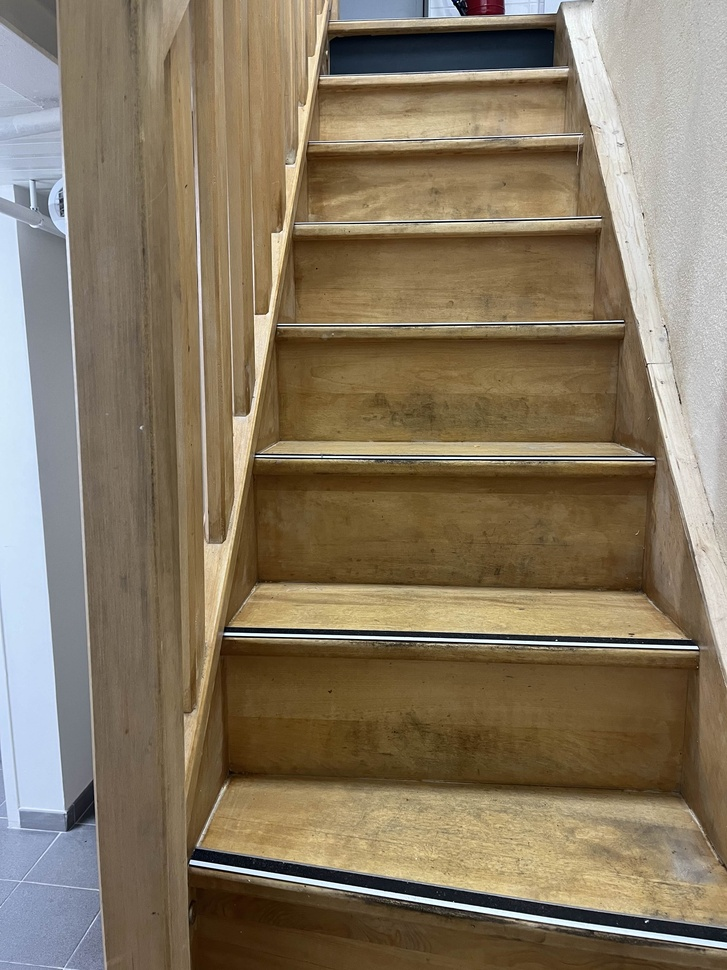
#> input picture images/5.jpg, 727 x 970 px, shrunk from 3024 x 4032 before the run, found by its file name
$ python image.py
#> lines starting #> are read from the running program, lines starting #| are printed output that depends on the picture; after the words box and inside, x2 and y2 are one past the last pixel; in counts of white or black regions, pixels touching at a corner belong together
import numpy as np
import matplotlib.image as mpim
import statistics
from matplotlib import pyplot as plt

def variance(list):

    moy = statistics.mean(list)


def k_means(img_name, k):

    img = np.array(mpim.imread(img_name)).astype(int)
    if len(img.shape) != 2:
        img = np.dot(img[...,:3], [0.2989, 0.5870, 0.1140])

    centroids = tuple((50,100))

    verif = True
    x = 0
    while x < k:

        """
                for i in range(img.shape[0]):
            for j in range(img.shape[1]):
                if abs(centroids[0] - img[i,j]) > abs(centroids[1] - img[i,j]):
                    classe2.append(img[i,j])
                else:
                    classe1.append(img[i,j])
                #print(img[i,j])
        """

        classe1_masque = abs(centroids[0] - img) < abs(centroids[1] - img)
        classe2_masque = abs(centroids[0] - img) >= abs(centroids[1] - img)

        classe1 = img[classe1_masque]
        classe2 = img[classe2_masque]

        if classe1.size > 0 and classe2.size > 0:
            nouv_centroid1 = statistics.mean(classe1)
            nouv_centroid2 = statistics.mean(classe2)

            if centroids[0] == nouv_centroid1 and centroids[1] == nouv_centroid2:
                break
            else:
                centroids = (nouv_centroid1, nouv_centroid2)

        x += 1

    return centroids

def seuillage(img_name, centroids):

    img = np.array(mpim.imread(img_name))
    if len(img.shape) != 2:
        img = np.dot(img[...,:3], [0.2989, 0.5870, 0.1140]).astype(int)

    img2 = np.zeros((img.shape[0], img.shape[1]))

    for i in range(img.shape[0]):
        for j in range(img.shape[1]):
            if abs(img[i,j] - centroids[0]) > abs(img[i,j] - centroids[1]):
                img2[i,j] = 1

    #plt.imshow(img2, interpolation='nearest')
    #plt.show()

    return img2

def supprimer_fond(img_name, k):

    #au lieu d'utiliser l'image utiliser direct np.array de l'image
    centroids = k_means(img_name, k)
#> in k_means, `img = np.dot(img[...,:3], [0.2989, 0.5870, 0.1140])`:
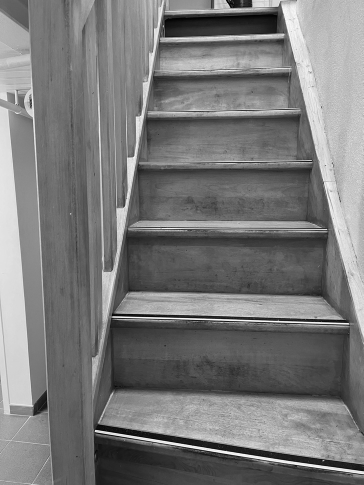
#> img: shape (970, 727) float64 (shown at 1/2 size); min 0, max 255, mean 121.8
#> the loop in k_means, `while x < k: ` made 16 passes
#> (nouv_centroid1, nouv_centroid2) on passes 1 to 8: (54.48, 136.8), (69.37, 149.4), (77.92, 160.1), (83.04, 167.7), (86.1, 172.8), (87.68, 175.6), (88.55, 177.1), (89.08, 178)
#> pass 1, in k_means, `classe1_masque = abs(centroids[0] - img) < abs(centroids[1] - img)`:
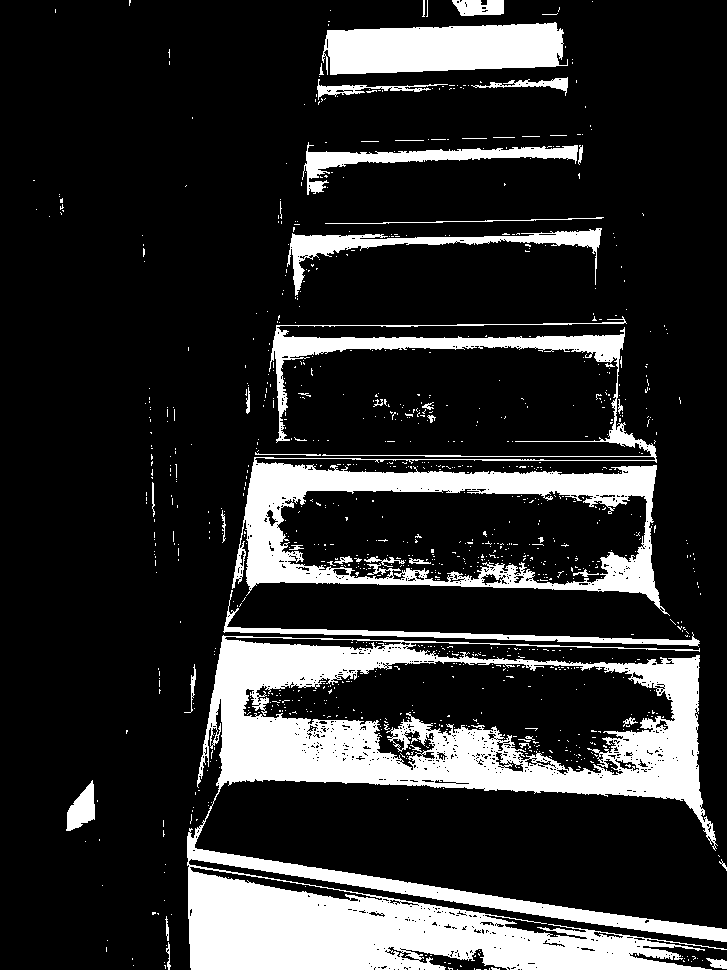
#> classe1_masque: shape (970, 727) bool; 18.3% white; 1032 white regions (990 under 20 px), largest, box (x1, y1, x2, y2) and area: (187, 635, 727, 970) 74197, (232, 316, 670, 616) 27261, (322, 22, 568, 75) 10334
#> pass 2, in k_means, `classe1_masque = abs(centroids[0] - img) < abs(centroids[1] - img)`:
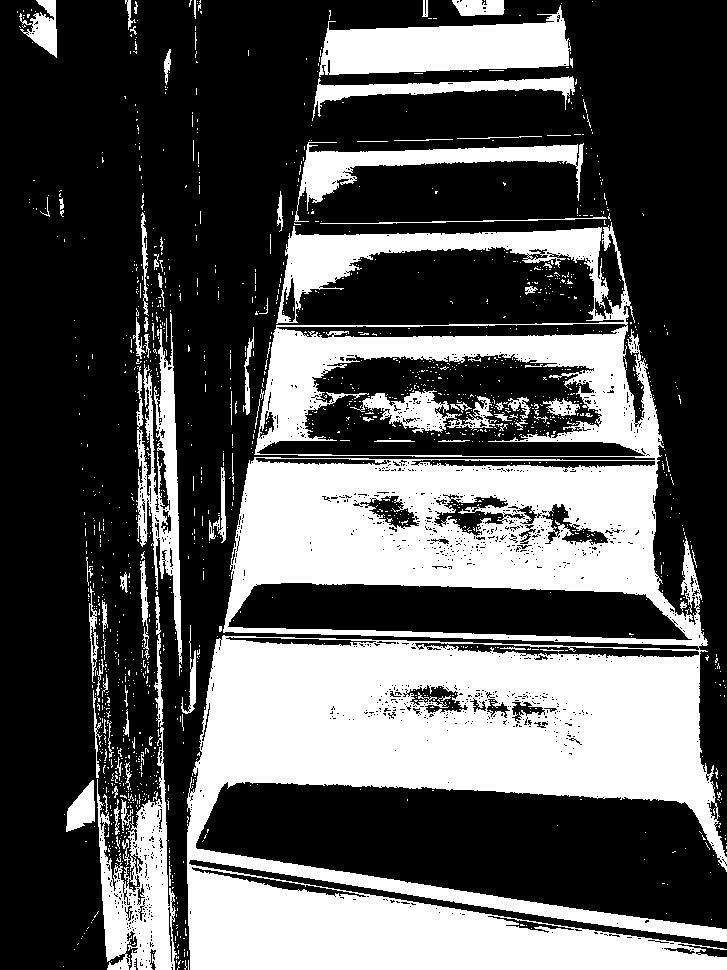
#> classe1_masque: shape (970, 727) bool; 34.5% white; 1516 white regions (1423 under 20 px), largest, box (x1, y1, x2, y2) and area: (187, 222, 727, 970) 192890, (319, 5, 571, 77) 11004, (97, 596, 177, 970) 8964
#> after the loop in k_means, `while x < k:`: x = 15
#> centroids = (89.88, 179.5)
    img_seuil = seuillage(img_name, centroids)
#> in seuillage, img is the input picture: shape (970, 727, 3); mean R, G, B 134.1, 120.2, 97.9
#> after the loop in seuillage, `for i in range(img.shape[0]):`:
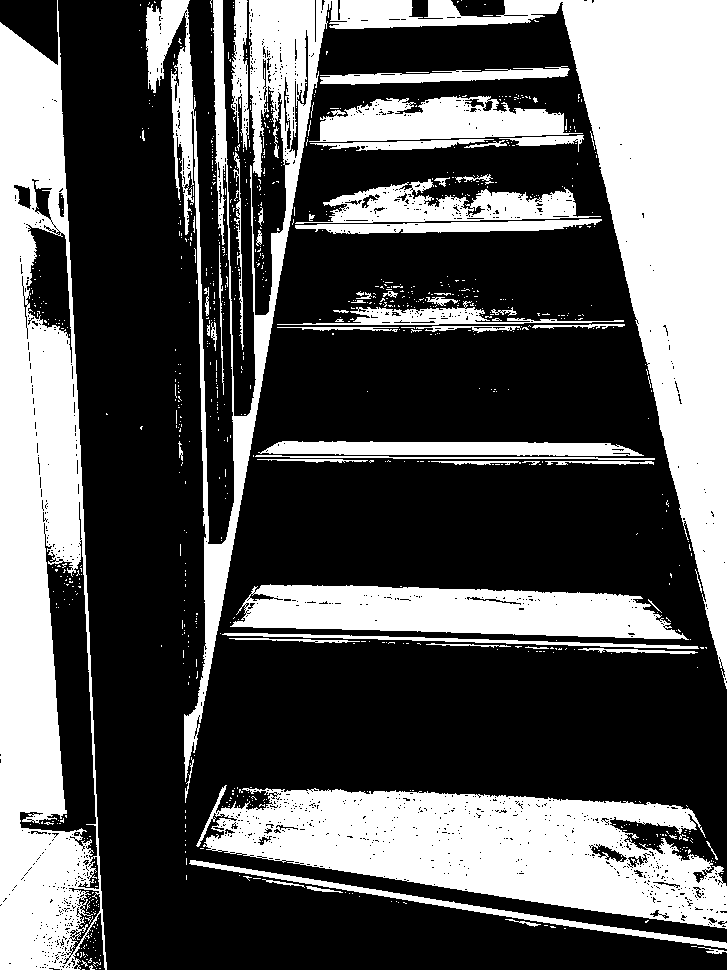
#> img2: shape (970, 727) float64; values 0 (black) and 1 (white), 35.4% white; 938 white regions (878 under 20 px), largest, box (x1, y1, x2, y2) and area: (146, 0, 727, 782) 87537, (0, 0, 107, 970) 59942, (196, 785, 727, 929) 42426

    img = np.array(mpim.imread(img_name))

    masque = img_seuil == 1
    img[masque] = 1
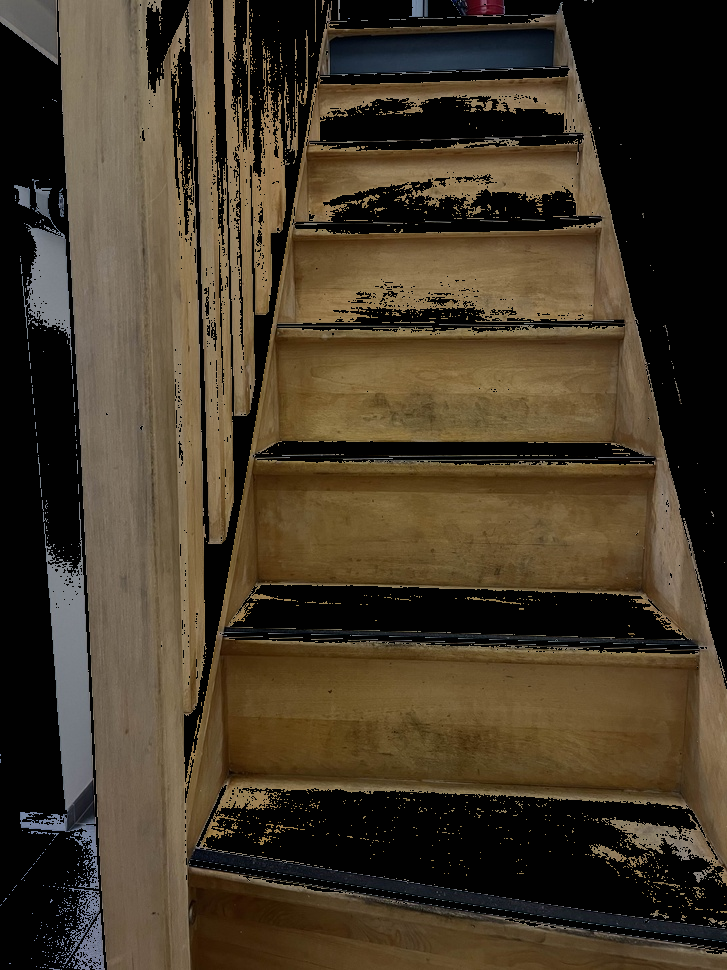
#> img: shape (970, 727, 3); mean R, G, B 68.7, 57, 40

    plt.imshow(img)
    plt.show()


#print(seuillage("4.jpg",k_means("4.jpg", 5)))
supprimer_fond('C:/Users/alger/OneDrive/Desktop/projet_image/images/5.jpg', 69)

$ run again, with images/4.jpg copied over images/5.jpg
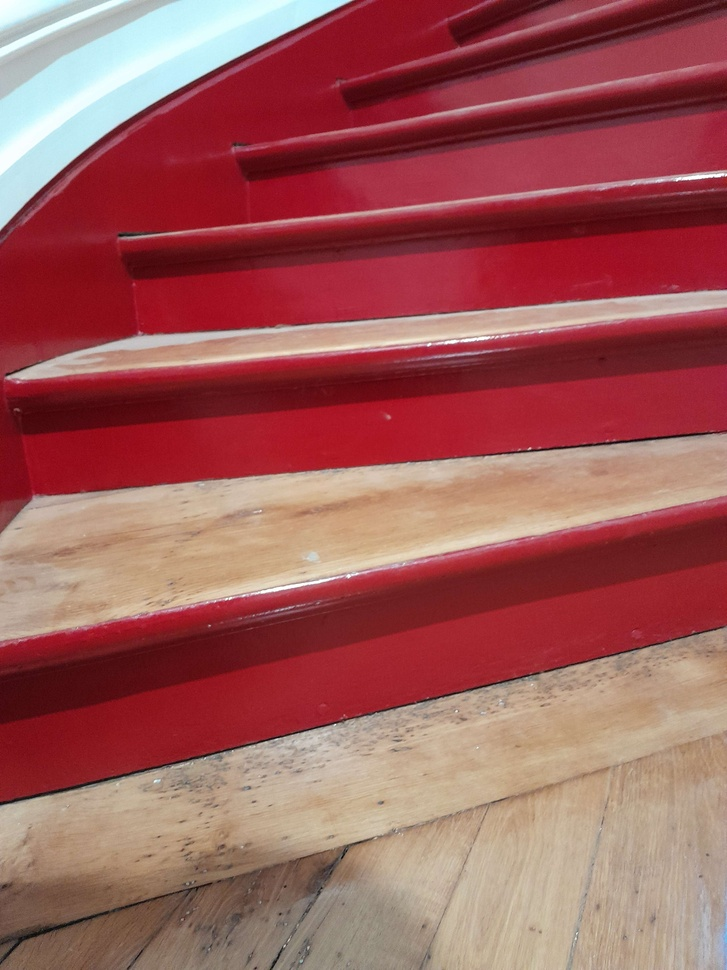
#> input picture images/4.jpg, 727 x 970 px, shrunk from 3060 x 4080 before the run, found by its file name
#> the loop in k_means, `while x < k: ` made 9 passes
#> (nouv_centroid1, nouv_centroid2) on passes 1 to 8: (55.83, 149.6), (63.95, 171.3), (65.47, 174.1), (65.73, 174.5), (65.8, 174.6), (65.82, 174.6), (65.82, 174.6), (65.82, 174.6)
#> pass 1, in k_means, `classe1_masque = abs(centroids[0] - img) < abs(centroids[1] - img)`:
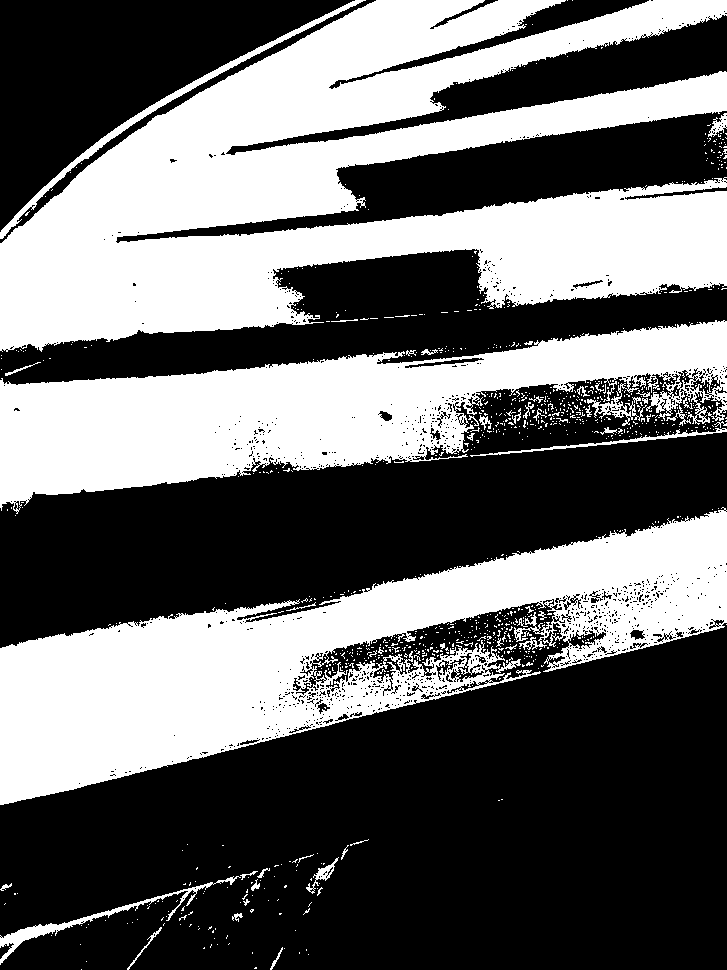
#> classe1_masque: shape (970, 727) bool; 41.1% white; 926 white regions (876 under 20 px), largest, box (x1, y1, x2, y2) and area: (0, 0, 727, 352) 134023, (0, 507, 727, 805) 83643, (0, 320, 727, 514) 62736
#> after the loop in k_means, `while x < k:`: x = 8
#> in supprimer_fond, `centroids = k_means(img_name, k)`: centroids = (65.82, 174.6)
#> in seuillage, img is the input picture: shape (970, 727, 3); mean R, G, B 158.5, 91, 89.6
#> masque: shape (970, 727) bool; 41.5% white; 210 white regions (191 under 20 px), largest, box (x1, y1, x2, y2) and area: (0, 628, 727, 970) 150817, (0, 434, 727, 647) 77067, (0, 0, 353, 231) 34741
#> in supprimer_fond, `img[masque] = 1`:
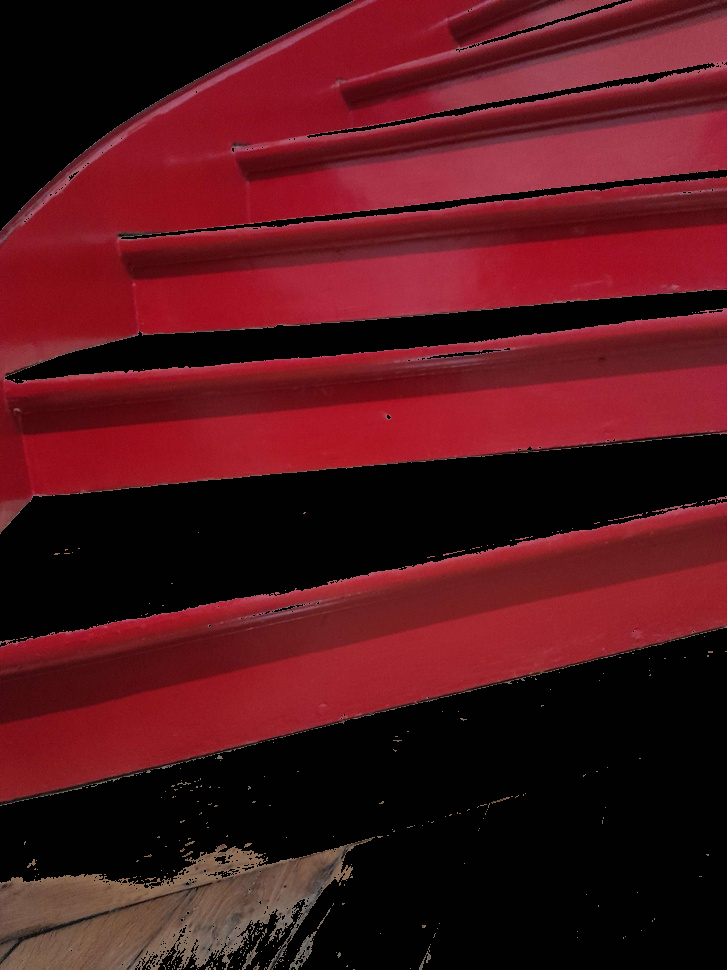
#> img: shape (970, 727, 3); mean R, G, B 80, 20.6, 26.3

$ run again, with images/11.jpg copied over images/5.jpg
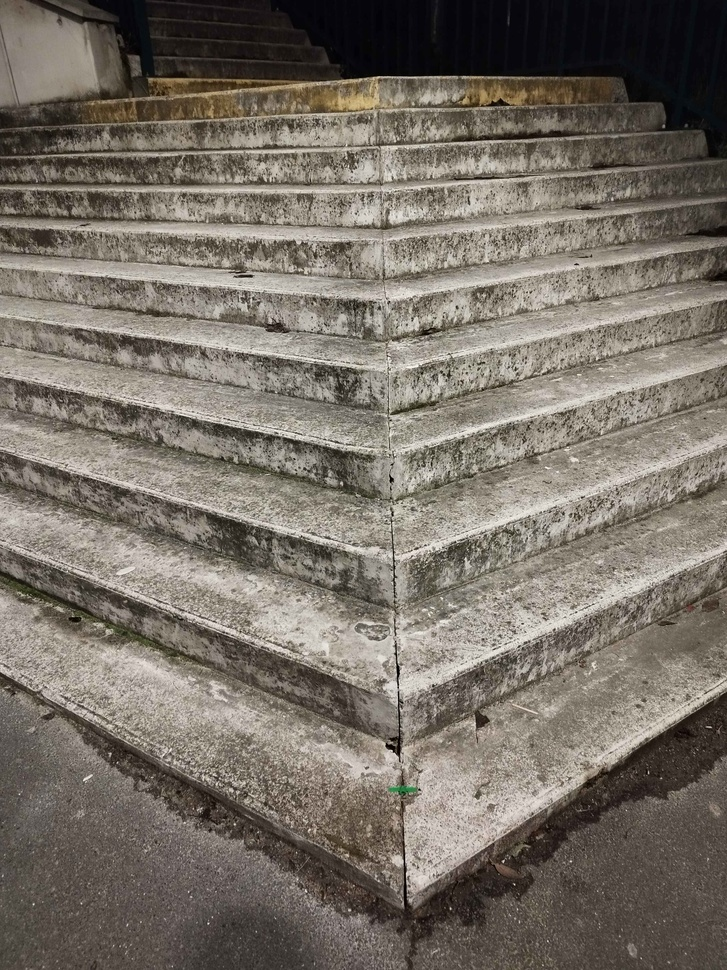
#> input picture images/11.jpg, 727 x 970 px, shrunk from 3000 x 4000 before the run, found by its file name
#> the loop in k_means, `while x < k: ` made 11 passes
#> (nouv_centroid1, nouv_centroid2) on passes 1 to 8: (44.47, 135.6), (56.05, 144.3), (61.97, 149.5), (64.84, 152.1), (66.37, 153.5), (67.25, 154.3), (67.49, 154.5), (67.79, 154.8)
#> pass 1, in k_means, `classe1_masque = abs(centroids[0] - img) < abs(centroids[1] - img)`:
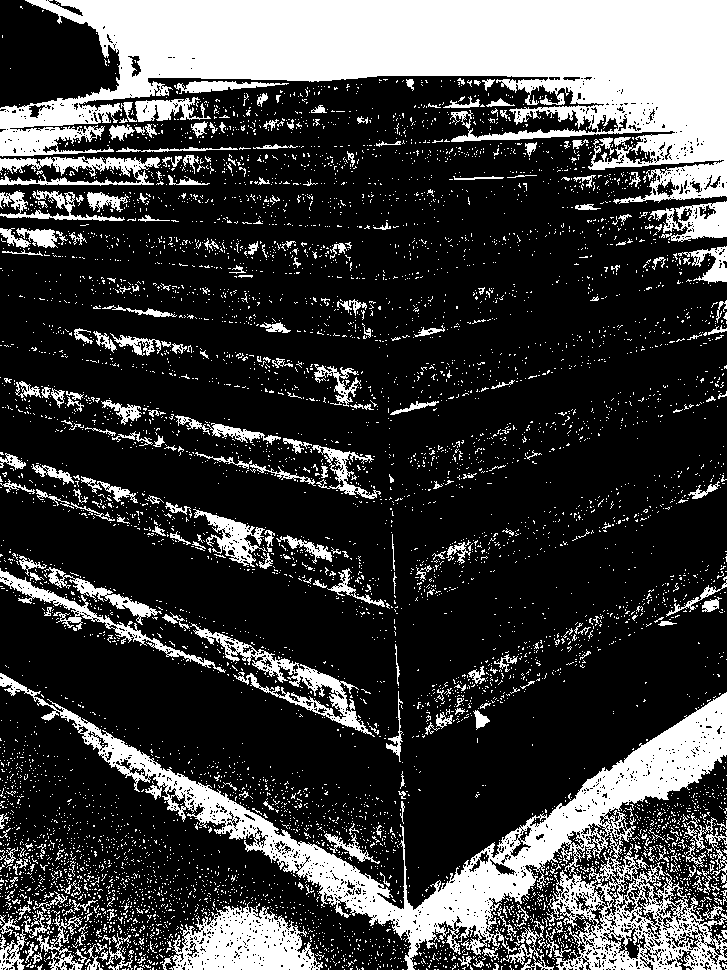
#> classe1_masque: shape (970, 727) bool; 24.4% white; 6836 white regions (6547 under 20 px), largest, box (x1, y1, x2, y2) and area: (0, 0, 727, 204) 69709, (0, 673, 727, 970) 38319, (162, 902, 323, 970) 6248
#> after the loop in k_means, `while x < k:`: x = 10
#> in supprimer_fond, `centroids = k_means(img_name, k)`: centroids = (67.96, 155)
#> in seuillage, img is the input picture: shape (970, 727, 3); mean R, G, B 119.7, 112.2, 102.8
#> masque: shape (970, 727) bool; 51.8% white; 5927 black regions (5661 under 20 px), largest, box (x1, y1, x2, y2) and area: (0, 672, 727, 970) 127413, (0, 0, 727, 294) 107235, (0, 549, 405, 762) 15526
#> in supprimer_fond, `img[masque] = 1`:
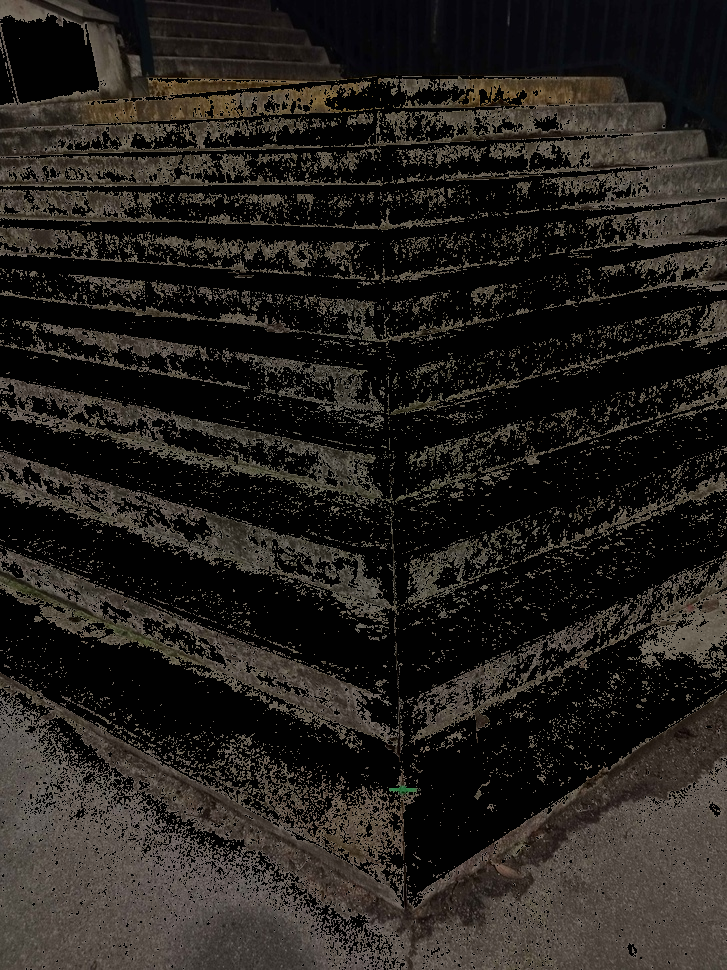
#> img: shape (970, 727, 3); mean R, G, B 36.3, 32.8, 29.1
